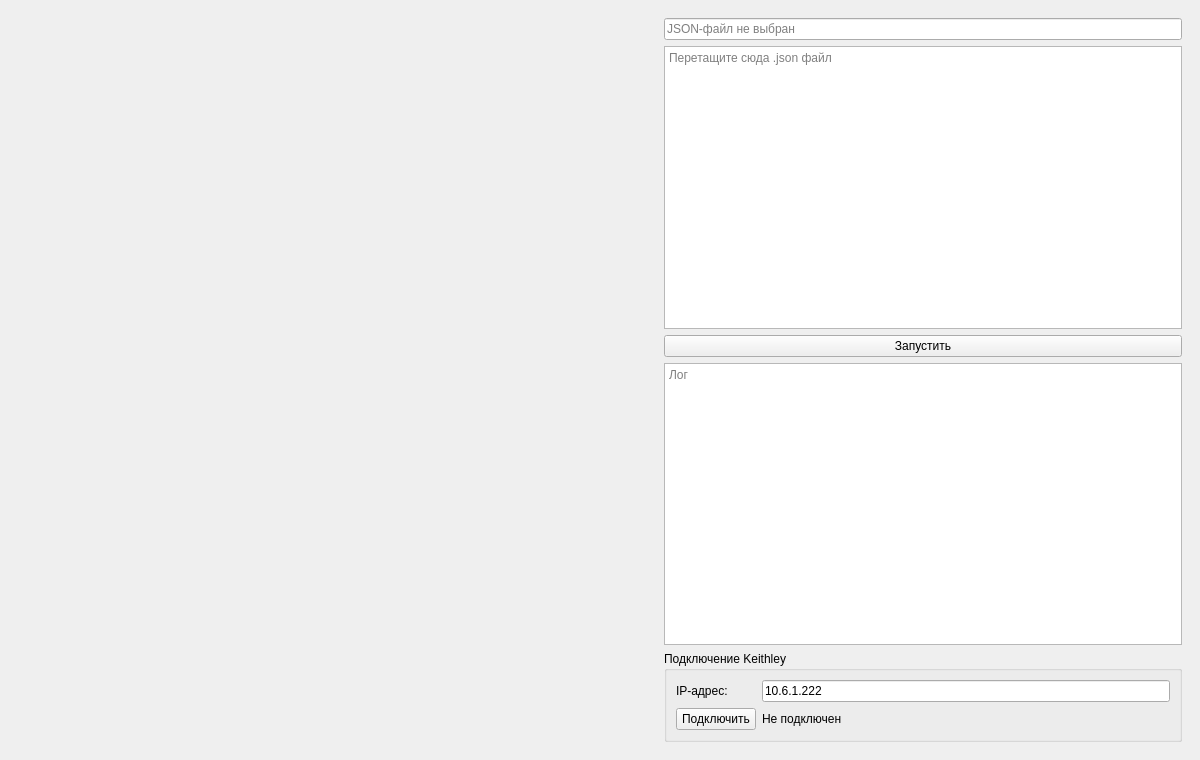
<?xml version="1.0" encoding="UTF-8"?>
<ui version="4.0">
 <class>MainWindow</class>
 <widget class="QMainWindow" name="MainWindow">
  <property name="geometry">
   <rect>
    <x>0</x>
    <y>0</y>
    <width>1200</width>
    <height>760</height>
   </rect>
  </property>
  <property name="windowTitle">
   <string>Keithley Calibrator</string>
  </property>
  <widget class="QWidget" name="centralwidget">
   <layout class="QHBoxLayout" name="horizontalLayout">
    <item>
     <widget class="QWidget" name="plotContainer">
      <property name="minimumSize">
       <size>
        <width>640</width>
        <height>480</height>
       </size>
      </property>
      <layout class="QVBoxLayout" name="plotLayout"/>
     </widget>
    </item>
    <item>
     <widget class="QWidget" name="rightPanel">
      <layout class="QVBoxLayout" name="rightPanelLayout">
       <item>
        <widget class="QWidget" name="jsonFileRow">
         <layout class="QHBoxLayout" name="jsonFileRowLayout">
          <property name="spacing">
           <number>4</number>
          </property>
          <property name="leftMargin">
           <number>0</number>
          </property>
          <property name="topMargin">
           <number>0</number>
          </property>
          <property name="rightMargin">
           <number>0</number>
          </property>
          <property name="bottomMargin">
           <number>0</number>
          </property>
          <item>
           <widget class="QLineEdit" name="jsonFileLineEdit">
            <property name="readOnly">
             <bool>true</bool>
            </property>
            <property name="placeholderText">
             <string>JSON-файл не выбран</string>
            </property>
           </widget>
          </item>
         </layout>
        </widget>
       </item>
       <item>
        <widget class="QPlainTextEdit" name="jsonEditorWidget">
         <property name="minimumSize">
          <size>
           <width>0</width>
           <height>120</height>
          </size>
         </property>
         <property name="acceptDrops">
          <bool>true</bool>
         </property>
         <property name="placeholderText">
          <string>Перетащите сюда .json файл</string>
         </property>
        </widget>
       </item>
       <item>
        <widget class="QPushButton" name="startStopButton">
         <property name="text">
          <string>Запустить</string>
         </property>
        </widget>
       </item>
       <item>
        <widget class="QPlainTextEdit" name="logTextEdit">
         <property name="readOnly">
          <bool>true</bool>
         </property>
         <property name="placeholderText">
          <string>Лог</string>
         </property>
        </widget>
       </item>
       <item>
        <widget class="QGroupBox" name="keithleyGroupBox">
         <property name="title">
          <string>Подключение Keithley</string>
         </property>
         <layout class="QGridLayout" name="keithleyGridLayout">
          <item row="0" column="0">
           <widget class="QLabel" name="keithleyIpLabel">
            <property name="text">
             <string>IP-адрес:</string>
            </property>
           </widget>
          </item>
          <item row="0" column="1">
           <widget class="QLineEdit" name="keithleyIpLineEdit">
            <property name="text">
             <string>10.6.1.222</string>
            </property>
            <property name="placeholderText">
             <string>Например: 10.6.1.222</string>
            </property>
           </widget>
          </item>
          <item row="1" column="0">
           <widget class="QPushButton" name="connectKeithleyButton">
            <property name="text">
             <string>Подключить</string>
            </property>
           </widget>
          </item>
          <item row="1" column="1">
           <widget class="QLabel" name="keithleyStatusLabel">
            <property name="text">
             <string>Не подключен</string>
            </property>
           </widget>
          </item>
         </layout>
        </widget>
       </item>
      </layout>
     </widget>
    </item>
   </layout>
  </widget>
 </widget>
 <resources/>
 <connections/>
</ui>
